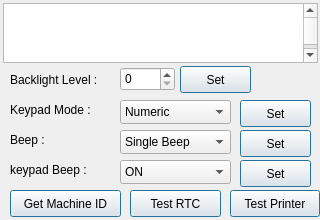
<?xml version="1.0" encoding="UTF-8"?>
<ui version="4.0">
 <class>Pic32Widget</class>
 <widget class="QWidget" name="Pic32Widget">
  <property name="geometry">
   <rect>
    <x>0</x>
    <y>0</y>
    <width>320</width>
    <height>220</height>
   </rect>
  </property>
  <property name="windowTitle">
   <string>Form</string>
  </property>
  <widget class="QPushButton" name="pushButton_testRTC">
   <property name="geometry">
    <rect>
     <x>130</x>
     <y>190</y>
     <width>91</width>
     <height>27</height>
    </rect>
   </property>
   <property name="text">
    <string>Test RTC</string>
   </property>
   <property name="default">
    <bool>true</bool>
   </property>
  </widget>
  <widget class="QPushButton" name="pushButton_testPrinter">
   <property name="geometry">
    <rect>
     <x>230</x>
     <y>190</y>
     <width>90</width>
     <height>27</height>
    </rect>
   </property>
   <property name="text">
    <string>Test Printer</string>
   </property>
   <property name="default">
    <bool>true</bool>
   </property>
  </widget>
  <widget class="QPushButton" name="pushButton_getMachineId">
   <property name="geometry">
    <rect>
     <x>10</x>
     <y>190</y>
     <width>111</width>
     <height>27</height>
    </rect>
   </property>
   <property name="text">
    <string>Get Machine ID</string>
   </property>
   <property name="default">
    <bool>true</bool>
   </property>
  </widget>
  <widget class="QComboBox" name="comboBox_Beep">
   <property name="geometry">
    <rect>
     <x>120</x>
     <y>130</y>
     <width>111</width>
     <height>24</height>
    </rect>
   </property>
   <item>
    <property name="text">
     <string>Single Beep</string>
    </property>
   </item>
   <item>
    <property name="text">
     <string>Success Beep</string>
    </property>
   </item>
   <item>
    <property name="text">
     <string>Error Beep</string>
    </property>
   </item>
   <item>
    <property name="text">
     <string>Long Beep</string>
    </property>
   </item>
  </widget>
  <widget class="QComboBox" name="comboBox_keypadMode">
   <property name="geometry">
    <rect>
     <x>120</x>
     <y>100</y>
     <width>111</width>
     <height>24</height>
    </rect>
   </property>
   <item>
    <property name="text">
     <string>Numeric</string>
    </property>
   </item>
   <item>
    <property name="text">
     <string>Alpha Numeric</string>
    </property>
   </item>
  </widget>
  <widget class="QSpinBox" name="spinBox_backLight">
   <property name="geometry">
    <rect>
     <x>120</x>
     <y>67</y>
     <width>55</width>
     <height>24</height>
    </rect>
   </property>
   <property name="maximum">
    <number>5</number>
   </property>
  </widget>
  <widget class="QLabel" name="label">
   <property name="geometry">
    <rect>
     <x>10</x>
     <y>70</y>
     <width>110</width>
     <height>20</height>
    </rect>
   </property>
   <property name="layoutDirection">
    <enum>Qt::RightToLeft</enum>
   </property>
   <property name="text">
    <string>Backlight Level : </string>
   </property>
  </widget>
  <widget class="QPushButton" name="pushButton_setBacklight">
   <property name="geometry">
    <rect>
     <x>180</x>
     <y>66</y>
     <width>71</width>
     <height>27</height>
    </rect>
   </property>
   <property name="text">
    <string>Set</string>
   </property>
   <property name="default">
    <bool>true</bool>
   </property>
  </widget>
  <widget class="QLabel" name="label_2">
   <property name="geometry">
    <rect>
     <x>10</x>
     <y>130</y>
     <width>110</width>
     <height>20</height>
    </rect>
   </property>
   <property name="layoutDirection">
    <enum>Qt::RightToLeft</enum>
   </property>
   <property name="text">
    <string>Beep : </string>
   </property>
  </widget>
  <widget class="QPushButton" name="pushButton_setBeep">
   <property name="geometry">
    <rect>
     <x>240</x>
     <y>130</y>
     <width>71</width>
     <height>27</height>
    </rect>
   </property>
   <property name="text">
    <string>Set</string>
   </property>
   <property name="default">
    <bool>true</bool>
   </property>
  </widget>
  <widget class="QLabel" name="label_3">
   <property name="geometry">
    <rect>
     <x>10</x>
     <y>100</y>
     <width>110</width>
     <height>20</height>
    </rect>
   </property>
   <property name="layoutDirection">
    <enum>Qt::RightToLeft</enum>
   </property>
   <property name="text">
    <string>Keypad Mode : </string>
   </property>
  </widget>
  <widget class="QPushButton" name="pushButton_setKeypadMode">
   <property name="geometry">
    <rect>
     <x>240</x>
     <y>100</y>
     <width>71</width>
     <height>27</height>
    </rect>
   </property>
   <property name="text">
    <string>Set</string>
   </property>
   <property name="default">
    <bool>true</bool>
   </property>
  </widget>
  <widget class="QPushButton" name="pushButton_setkeypadBeep">
   <property name="geometry">
    <rect>
     <x>240</x>
     <y>160</y>
     <width>71</width>
     <height>27</height>
    </rect>
   </property>
   <property name="text">
    <string>Set</string>
   </property>
   <property name="default">
    <bool>true</bool>
   </property>
  </widget>
  <widget class="QLabel" name="label_4">
   <property name="geometry">
    <rect>
     <x>10</x>
     <y>160</y>
     <width>110</width>
     <height>20</height>
    </rect>
   </property>
   <property name="layoutDirection">
    <enum>Qt::RightToLeft</enum>
   </property>
   <property name="text">
    <string>keypad Beep : </string>
   </property>
  </widget>
  <widget class="QComboBox" name="comboBox_keypadBeep">
   <property name="geometry">
    <rect>
     <x>120</x>
     <y>160</y>
     <width>111</width>
     <height>24</height>
    </rect>
   </property>
   <item>
    <property name="text">
     <string>ON</string>
    </property>
   </item>
   <item>
    <property name="text">
     <string>OFF</string>
    </property>
   </item>
  </widget>
  <widget class="QTextEdit" name="textEdit">
   <property name="geometry">
    <rect>
     <x>3</x>
     <y>3</y>
     <width>315</width>
     <height>60</height>
    </rect>
   </property>
   <property name="font">
    <font>
     <pointsize>14</pointsize>
    </font>
   </property>
   <property name="html">
    <string>&lt;!DOCTYPE HTML PUBLIC &quot;-//W3C//DTD HTML 4.0//EN&quot; &quot;http://www.w3.org/TR/REC-html40/strict.dtd&quot;&gt;
&lt;html&gt;&lt;head&gt;&lt;meta name=&quot;qrichtext&quot; content=&quot;1&quot; /&gt;&lt;style type=&quot;text/css&quot;&gt;
p, li { white-space: pre-wrap; }
&lt;/style&gt;&lt;/head&gt;&lt;body style=&quot; font-family:'Sans'; font-size:14pt; font-weight:400; font-style:normal;&quot;&gt;
&lt;table border=&quot;0&quot; style=&quot;-qt-table-type: root; margin-top:4px; margin-bottom:4px; margin-left:4px; margin-right:4px;&quot;&gt;
&lt;tr&gt;
&lt;td style=&quot;border: none;&quot;&gt;
&lt;p style=&quot;-qt-paragraph-type:empty; margin-top:0px; margin-bottom:0px; margin-left:0px; margin-right:0px; -qt-block-indent:0; text-indent:0px;&quot;&gt;&lt;/p&gt;
&lt;p style=&quot;-qt-paragraph-type:empty; margin-top:0px; margin-bottom:0px; margin-left:0px; margin-right:0px; -qt-block-indent:0; text-indent:0px;&quot;&gt;&lt;/p&gt;&lt;/td&gt;&lt;/tr&gt;&lt;/table&gt;&lt;/body&gt;&lt;/html&gt;</string>
   </property>
  </widget>
 </widget>
 <tabstops>
  <tabstop>textEdit</tabstop>
  <tabstop>spinBox_backLight</tabstop>
  <tabstop>pushButton_setBacklight</tabstop>
  <tabstop>comboBox_keypadMode</tabstop>
  <tabstop>pushButton_setKeypadMode</tabstop>
  <tabstop>comboBox_Beep</tabstop>
  <tabstop>pushButton_setBeep</tabstop>
  <tabstop>comboBox_keypadBeep</tabstop>
  <tabstop>pushButton_setkeypadBeep</tabstop>
  <tabstop>pushButton_getMachineId</tabstop>
  <tabstop>pushButton_testRTC</tabstop>
  <tabstop>pushButton_testPrinter</tabstop>
 </tabstops>
 <resources/>
 <connections/>
</ui>
